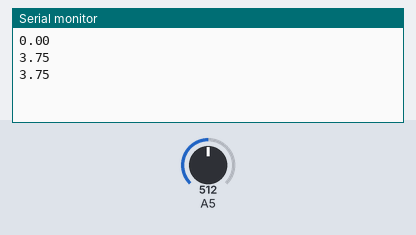
A sketch run on a simulated Arduino Uno, built with avr-gcc and run on an emulated ATmega328P. Shown: the last lines printed to the serial monitor. Inputs (shaded band) come from the test bench; at power-on: A5 = 512.

Above: at 4.8 s.
4.9 s: A5 set to 716
At 6.5 s:
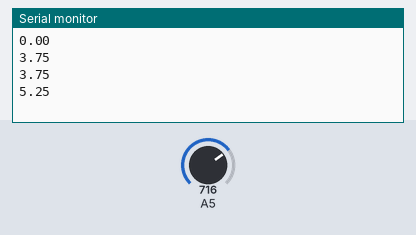
7.9 s: A5 set to 900
At 9.3 s:
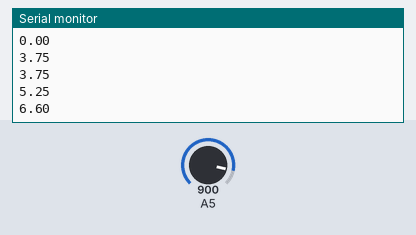
Timing chart, 0 to 10.9 s (numbered marks = the images above; inputs shaded):
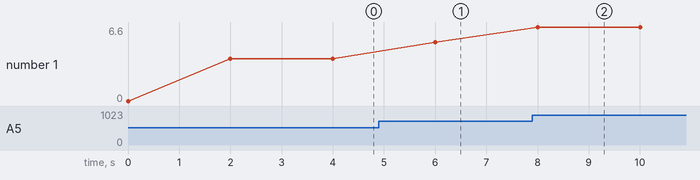

Measured:
- after the input at 4.9 s, the serial monitor: prints a new line after 1.1 s (image 1)
- after the input at 7.9 s, the serial monitor: prints a new line after 0.10 s (image 2)
- plotted number 1: 3.75 → 5.25 after the input at 4.9 s, 5.25 → 6.6 after the input at 7.9 s

The sketch:

control_bateria.ino
```cpp
/*
Alexandre Filgueira Lago --> http://botybot.wordpress.com/
*-*-*-*-*-**-*-*-*-*-**-*-*-*-*-**-*-*-*-*-**-*-*-*-*-**-*-*-*-*-*
*/

float tension = 0;
float entrada = 0;

void setup()
{
  Serial. begin(9600);
}
void loop()
{
 Serial.println(tension);
delay(2000);
entrada = analogRead(5) ;// lee el valor de la entrada analogica 5 y lo multiplica por 1023
tension= entrada *5 /1023 *3/2; // asi recupero el valor real antes del divisor de tension (respecto a 5V) que multiplica la tension en su entrada por 2/3


}
```
